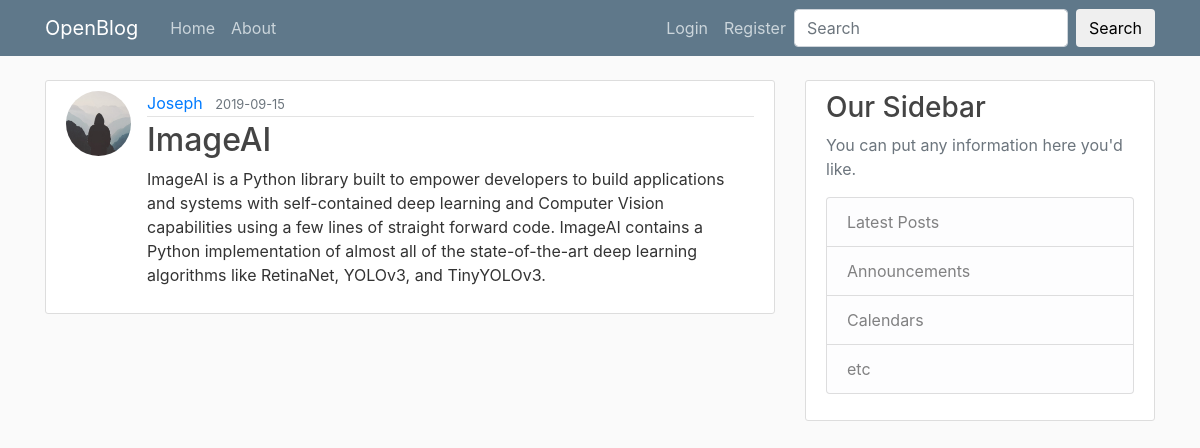
The app's page /post/4 with its own data.
### flaskblog/models.py (models this page shows, shortened)
class User(db.Model, UserMixin):
    id = db.Column(db.Integer, primary_key=True)
    username = db.Column(db.String(20), unique=True, nullable=False)
    email = db.Column(db.String(120), unique=True, nullable=False)
    image_file = db.Column(db.String(20), nullable=False, default='default.png')
    password = db.Column(db.String(60), nullable=False)
    posts = db.relationship('Post', backref='author', lazy=True)

class Post(db.Model):
    __searchable__= ['title', 'content']
    id = db.Column(db.Integer, primary_key=True)
    title = db.Column(db.String(100), nullable=False)
    date_posted = db.Column(db.DateTime, nullable=False, default=datetime.utcnow)
    content = db.Column(db.Text, nullable=False)
    user_id = db.Column(db.Integer, db.ForeignKey('user.id'), nullable=False)

### flaskblog/routes.py (the view)
@app.route("/post/<int:post_id>")
def post(post_id):
    post = Post.query.get_or_404(post_id)
    return render_template('post.html', title=post.title, post=post)

### flaskblog/templates/post.html (shortened to what this page needs)
<!DOCTYPE html>
{% extends "layout.html" %}
{% block content %}
  <article class="media content-section">
    <img class="rounded-circle article-img" src="{{ url_for('static', filename='avatar/' + post.author.image_file) }}">
    <div class="media-body">
      <div class="article-metadata">
        <a class="mr-2" href="{{url_for('user_posts', username=post.author.username)}}">{{ post.author.username }}</a>
        <small class="text-muted">{{ post.date_posted.strftime('%Y-%m-%d') }}</small>
      </div>
      <h2 class="article-title">{{ post.title }}</h2>
      <p class="article-content">{{ post.content }}</p>
    </div>
  </article>
{% endblock content %}

### flaskblog/static/main.css (style rules this page uses)
body { background: #fafafa; color: #333333; margin-top: 5rem; }
h1, h2, h3, h4, h5, h6 { color: #444444; }
.content-section { background: #ffffff; padding: 10px 20px; border: 1px solid #dddddd; border-radius: 3px; margin-bottom: 20px; }
.article-title { color: #444444; }
.article-content { white-space: pre-line; }
.article-img { height: 65px; width: 65px; margin-right: 16px; }
.article-metadata { padding-bottom: 1px; margin-bottom: 4px; border-bottom: 1px solid #e3e3e3 }

### records on screen
User: image_file (placeholder picture), author.username "Joseph"
Post: date_posted "2019-09-15", title "ImageAI", content "ImageAI is a Python library built to empower developers to build applications and systems with self-contained deep learning and Computer Vision capabilities using a few lines of straight forward code. ImageAI contains a Python implementation of almost all of the state-of-the-art deep learning algorithms like RetinaNet, YOLOv3, and TinyYOLOv3."
